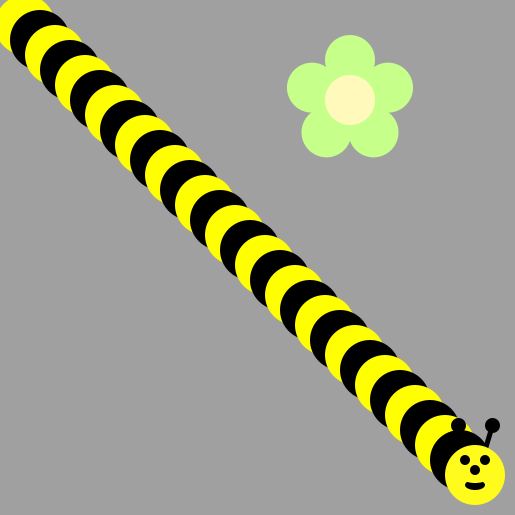
Frame 1 (no input)
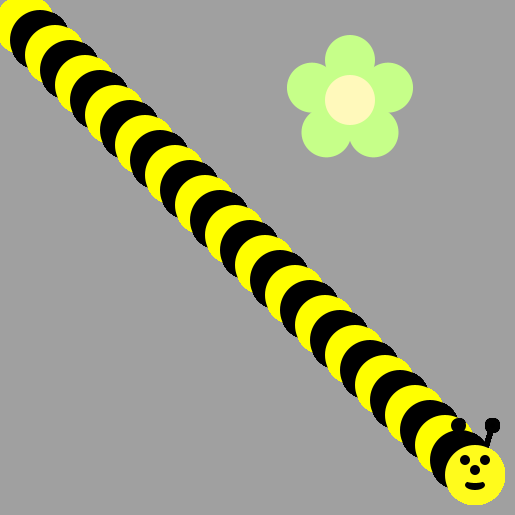
Frame 60 (the mouse pressed at the canvas centre just before this capture)
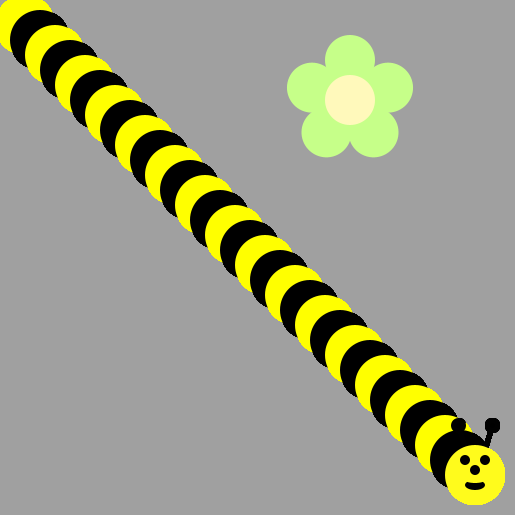
Frame 120 (the mouse held since frame 60 and released just before this capture)

The Processing sketch that drew these frames (run headless with seeded random() and noise(); from frame 60 on, the mouse is pressed at the canvas centre):

// Processing sketch: bumble_bee
// ── bumble_bee.pde

void setup() {
     ellipseMode(CENTER);
     size(515, 515);
     background(160, 160, 160);
     drawFlower(350, 100);
}

void draw() {
  
// First run the program and you should see a flower.  
  
  
/* Then, use a loop to make a body for the Bee! 
(see the image on the recipe, it's a diagonal line of circles)
Use remainder to make the colors alternate between yellow and black
*/
for (int x = 0; x <= 435; x+=15) {
  if (x % 2 == 0) {
    fill(255,255,0);
  } else {
    fill(0,0,0);  
  }
   ellipse(25+x,25+x,60,60);
}
drawBeeFace(475,475);
/*
Now put his head on using drawBeeFace(x,y)
*/

}

/**************   Use these methods but  DON'T CHANGE THE CODE BELOW  **************/

void drawFlower(int x, int y) {
     noStroke();
     translate(x, y);
     // draw 5 petals, rotating after each one
     fill(#c6ff89);      // green
      for (int i = 0; i < 5; i++) {
           ellipse(0, -40, 50, 50);
          rotate(radians(72));
     }
     fill(#fff9bb); // light yellow
     ellipse(0, 0, 50, 50);
} 
void drawBeeFace(int BeeFaceX, int BeeFaceY) {
     noStroke();
     fill(0, 0, 0);
     stroke(1);
     strokeWeight(5);
     line(BeeFaceX-10, BeeFaceY-27, BeeFaceX-17, BeeFaceY-50);
     line(BeeFaceX+10, BeeFaceY-27, BeeFaceX+17, BeeFaceY-50);
     ellipse(BeeFaceX-17, BeeFaceY-50, 10, 10);
     ellipse(BeeFaceX+17, BeeFaceY-50, 10, 10);
     noStroke();
     fill(255, 251, 28);
     ellipse(BeeFaceX, BeeFaceY, 60, 60); // face
     fill(255, 237, 209);
     fill(0,0,0);
      ellipse(BeeFaceX-10, BeeFaceY-15, 10, 10); // eyes
     ellipse(BeeFaceX+10, BeeFaceY-15, 10, 10);
      ellipse(BeeFaceX, BeeFaceY-5, 10, 10); // nose
      ellipse(BeeFaceX, BeeFaceY+10, 20, 10);// mouth
     fill(255, 251, 28);
     ellipse(BeeFaceX, BeeFaceY+5, 20, 6);
}
